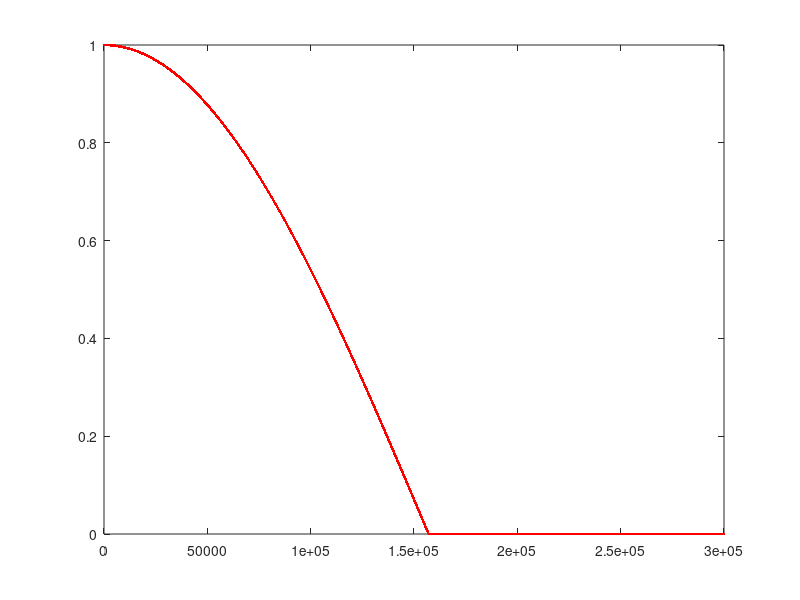

Reproduce this figure in MATLAB.
n = 0:300000;
w = 0.99999999995;

% phi(x) = x
% H = w.^n;

% phi(x) = sin(x*pi/2);
% wstar = sin(w*pi/2);
% phiH = wstar.^n;
% H = asin(phiH)*2/pi;

% phi(x) = asin..
% wstar = asin(w)*2/pi;
% phiH = wstar.^n;
% H = sin(phiH*pi/2);

% nilpotence identita
% H = max(w*n-n+1,0);

% nilpotence sin
% wstar = sin(w*pi/2);
% phiH = max(wstar*n-n+1,0);
% H = asin(phiH)*2/pi;

% nilpotence asin
wstar = asin(w)*2/pi;
phiH = max(wstar*n-n+1,0);
H = sin(phiH*pi/2);
plot(n, H, 'r.');